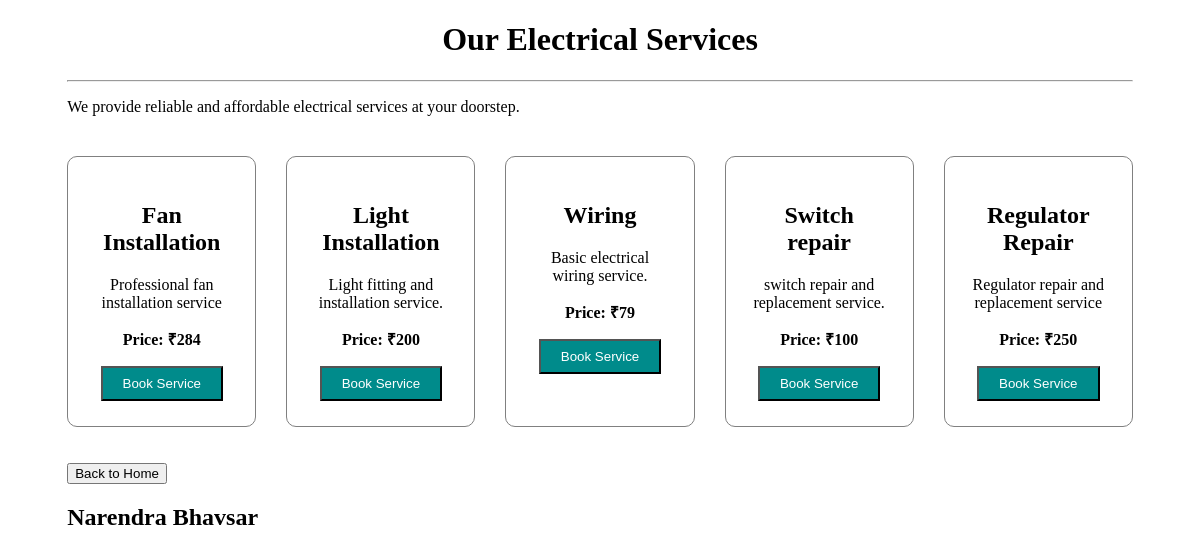
Page /services/ on the committed database.
### services/models.py (models this page shows, shortened)
class Service(models.Model):
    name = models.CharField(max_length=100)
    price = models.IntegerField()
    description = models.TextField()

### services/views.py (the view)
# urls.py: path('services/', include('services.urls')),
def services(request):
    services = Service.objects.all()
    context = {
        "services" : services
    }
    return render(request, "services/services.html",context)

### templates/services/services.html (shortened to what this page needs)
{% load static %}
<!DOCTYPE html>
<html lang="en">
<head>
    <link rel="stylesheet" href="{% static 'services.css' %}">
</head>
<body>
    <div class="page">
        <h1>Our Electrical Services</h1>
        <hr>
        <p class="intro">
            We provide reliable and affordable electrical services at your doorstep.
        </p>
        <div class="services">
            {% for service in services %}
            <div class="service-card">
                <h2>{{ service.name }}</h2>
                <p>
                    {{ service.description }}
                </p>
                <p>
                    <b>Price: ₹{{ service.price }}</b>
                </p>
                <a href="{% url 'book_service' service.id %}">
                    <button type="button">
                        Book Service
                    </button>
                </a>
            </div>
            {% empty %}
            <p>No services available.</p>
            {% endfor %}
        </div>
        <br><br>
        <a href="/">
            <button type="button">
                Back to Home
            </button>
        </a>
        <h2>Narendra Bhavsar</h2>
    </div>
</body>
</html>

### Electrician/static/services.css (style rules this page uses)
body { background-color: white; }
.page { width: 90%; max-width: 1200px; margin: auto; }
h1 { text-align: center; }
.services { display: flex; justify-content: space-around; gap: 30px; margin-top: 40px; }
.service-card { width: 220px; padding: 25px; text-align: center; border: 1px solid gray; border-radius: 10px; }
.service-card button { background-color: darkcyan; color: white; padding: 8px 20px; }

### rows in the picture
Service: name "Fan Installation", description "Professional fan installation service", price "284"
Service: name "Light Installation", description "Light fitting and installation service.", price "200"
Service: name "Wiring", description "Basic electrical wiring service.", price "79"
Service: name "Switch repair", description "switch repair and replacement service.", price "100"
Service: name "Regulator Repair", description "Regulator repair and replacement service", price "250"
